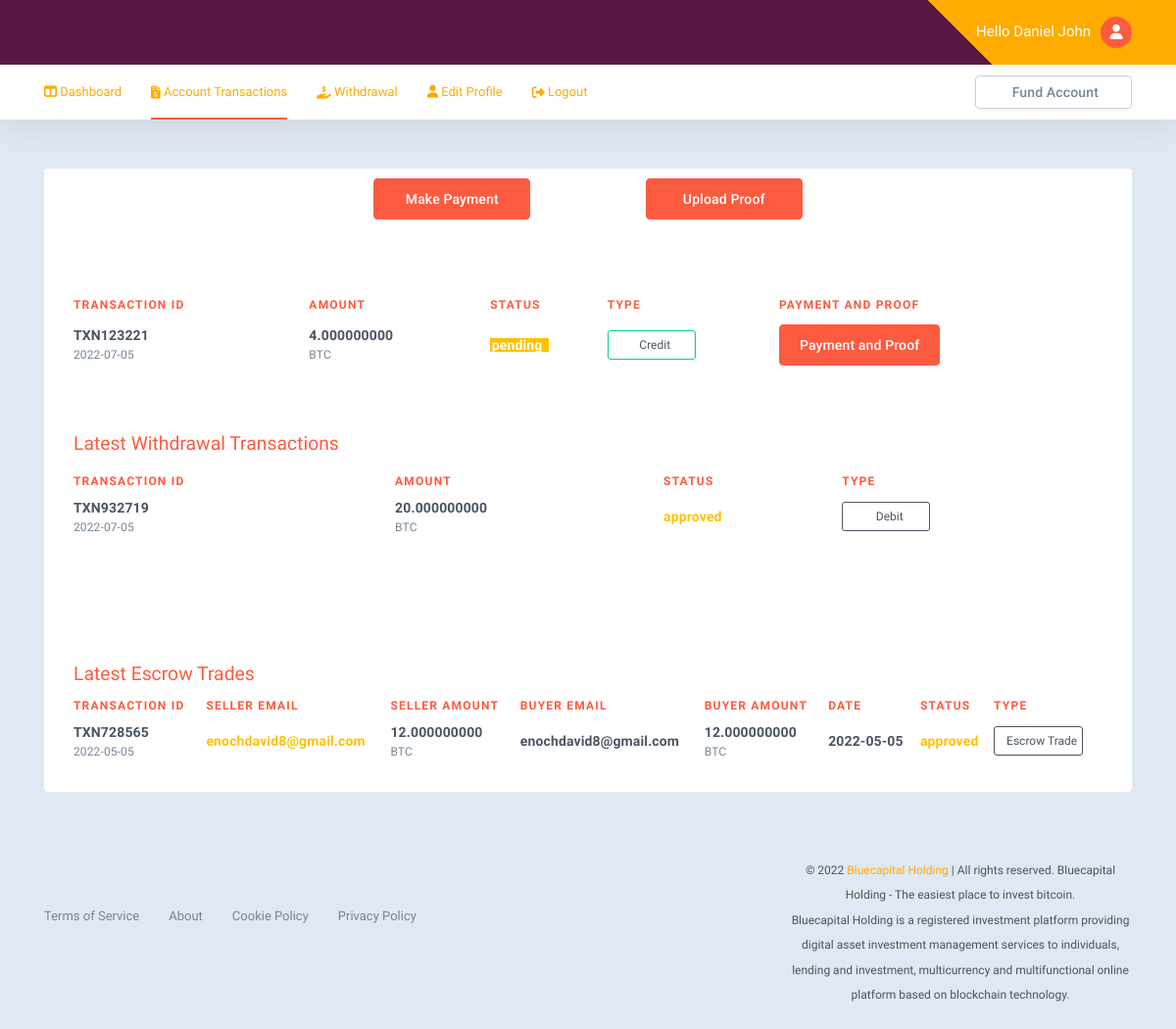
Page /user/user-transactions.php (signed in) on the committed database.
### tables this page shows
CREATE TABLE `users` (
  `id_no` int(11) NOT NULL,
  `firstname` varchar(255) DEFAULT NULL,
  `lastname` varchar(255) DEFAULT NULL,
  `user_email` varchar(255) NOT NULL,
  `user_pass` varchar(255) NOT NULL,
  `address` varchar(255) DEFAULT NULL,
  `city` varchar(255) DEFAULT NULL,
  `country` varchar(255) DEFAULT NULL,
  `phone` varchar(55) DEFAULT NULL,
  `photo` varchar(255) DEFAULT NULL,
  `affid` int(255) DEFAULT NULL,
  `reg_date` date NOT NULL DEFAULT current_timestamp()
);

CREATE TABLE `fund` (
  `id_no` int(11) NOT NULL,
  `user_email` varchar(255) NOT NULL,
  `ftxn` varchar(512) DEFAULT NULL,
  `currency` varchar(255) DEFAULT NULL,
  `amount` decimal(19,9) DEFAULT NULL,
  `fproof` varchar(255) DEFAULT NULL,
  `fcomment` varchar(1024) DEFAULT NULL,
  `status` varchar(255) NOT NULL DEFAULT 'pending',
  `request_date` date DEFAULT current_timestamp()
);

CREATE TABLE `withdraw` (
  `id_no` int(11) NOT NULL,
  `user_email` varchar(255) NOT NULL,
  `wtxn` varchar(512) DEFAULT NULL,
  `wcurrency` varchar(255) DEFAULT NULL,
  `wamount` decimal(19,9) DEFAULT NULL,
  `wallet_address` varchar(512) DEFAULT NULL,
  `wstatus` varchar(255) NOT NULL DEFAULT 'pending',
  `withdraw_request_date` date DEFAULT current_timestamp()
);

CREATE TABLE `transact` (
  `id_no` int(11) NOT NULL,
  `user_email` varchar(255) DEFAULT NULL,
  `txn` varchar(25) DEFAULT NULL,
  `seller_email` varchar(255) DEFAULT NULL,
  `buyer_email` varchar(255) DEFAULT NULL,
  `first_cur` varchar(512) DEFAULT NULL,
  `second_cur` varchar(512) DEFAULT NULL,
  `seller_amount` decimal(18,9) DEFAULT NULL,
  `buyer_amount` decimal(18,9) DEFAULT NULL,
  `role` varchar(512) DEFAULT NULL,
  `status` varchar(255) NOT NULL DEFAULT 'pending',
  `transact_date` date NOT NULL DEFAULT current_timestamp()
);

### user/user-transactions.php (the view, shortened to what the rows shown need)
<?php
include('function.php');
?>
<?php include('header.php'); ?>
<body class="page-user">
<?php include('nav.php'); ?>
<div>
  <div class="page-content">
      <div class="container">
            <div class="card content-area">
<div class="card-innr table-responsive">
                    <?php if(isset($request_date)&&isset($amount)&&isset($currency)&&isset($status)){?>
                              <table class="data-table table table-hover dt-init user-tnx">
                        <thead>
                            <tr class="data-item data-head">
                                <th class="data-col dt-tnxno">Transaction ID</th>
                                <th class="data-col dt-amount">Amount</th>
                                <th class="data-col dt-account">Status</th>
                                <th class="data-col dt-type">
                                    <div class="dt-type-text">Type</div>
                                </th>
                               <th class="data-col data-actions">
                                     <div class="dt-type-text">Payment and Proof</div>
                                </th>
                            </tr>
                        </thead>
                        <tbody>
                                                      <tr class="data-item">
                            <?php foreach($sql_fund_exec as $fund_info){extract($fund_info);?>
                    <td class="data-col dt-tnxno">
                        <div class="d-flex align-items-center">
                                <div class="fake-class">
                            <span class="lead tnx-id"><?php if(isset($ftxn) && $ftxn!==null){echo $ftxn;}else{echo"No Funding Transaction Yet";}?></span>
                                <span class="sub sub-date"><?php if(isset($request_date) && $request_date!==null){echo $request_date;}?></span>
                            </div>
                        </div>
                    </td>
                                <td class="data-col dt-token">
                                    <span class="lead token-amount"><?php if(isset($fund_info['amount']) && $fund_info['amount']!==null){echo $fund_info['amount'];}?></span>
                                    <span class="sub sub-symbol"><?php if(isset($fund_info['currency']) && $fund_info['currency']!==null){echo strtoupper($fund_info['currency']);}?></span>
                                </td>
                            <td class="data-col dt-tnxno">
 <span class="lead user-info text-white text-center bg-warning w-50"><?php if(isset($fund_info['status']) && $fund_info['status']!==null){echo $fund_info['status'];}?></span>                                        </td>
                    <td class="data-col dt-type">
        <?php if(isset($request_date)&&isset($fund_info['amount'])&&isset($fund_info['currency'])&&isset($fund_info['status'])){echo "<span class='dt-type-md badge badge-outline badge-success badge-md'>Credit</span>";}?>
        <span class="dt-type-sm badge badge-sq badge-outline badge-success badge-md ">C</span></td>
         <td class="data-col dt-tnxno"> <span class="btnTarget"><a href="" data-toggle="modal" data-target="#view-address" class="dt-type-md"><?php if(isset($request_date)&&isset($amount)&&isset($currency)&&isset($status)){echo "<span class='btn btn-primary btn-md'>Payment and Proof</span>";}?></a></span></td>
                            </tr>
                        <?php } ?>
                                                    </tbody>
                    </table>
                <?php } ?>
            </div>
              <div class="card-innr table-responsive">
                    <?php if(isset($withdraw_request_date)&&isset($wamount)&&isset($wcurrency)&&isset($wstatus)){?>
  <table class="data-table table table-hover dt-init user-tnx hideTb">
                        <thead>
                            <tr class="data-item data-head">
                                <th class="data-col dt-tnxno">Transaction ID</th>
                                <th class="data-col dt-amount">Amount</th>
                                <th class="data-col dt-account">Status</th>
                                <th class="data-col dt-type">
                                    <div class="dt-type-text">Type</div>
                                </th>
                                <th class="data-col data-actions">
                                </th>
                            </tr>
                        </thead>
                        <tbody>
                                        <tr class="data-item">
            <?php foreach($sql_withdraw_exec as $withdraw_info){extract($withdraw_info);?>
                <td class="data-col dt-tnxno">
                    <div class="d-flex align-items-center">
                                                                <div class="fake-class">
                        <span class="lead tnx-id"><?php if(isset($wtxn) && $wtxn!==null){echo $wtxn;} else{echo"No withdraw Transaction Yet";}?></span>
                            <span class="sub sub-date"><?php if(isset($withdraw_request_date) && $withdraw_request_date!==null){echo $withdraw_request_date;}?></span>
                        </div>
                    </div>
                </td>
                <td class="data-col dt-token">
                    <span class="lead token-amount"><?php if(isset($wamount) && $wamount!==null){echo $wamount;}?></span>
                    <span class="sub sub-symbol"><?php if(isset($wcurrency) && $wcurrency!==null){echo strtoupper($wcurrency);}?></span>
                </td>
                <td class="data-col dt-account">
<span class="lead user-info text-warning"><?php if(isset($wstatus) && $wstatus!==null){echo $wstatus;}?></span>
                                                    </td>
                <td class="data-col dt-type">
<?php if(isset($withdraw_request_date)&&isset($wamount)&&isset($wcurrency)&&isset($wstatus)){echo "<span class='dt-type-md badge badge-outline badge-error badge-md'>Debit</span>";}?>
                            </tr>
                        <?php } ?>
                                                    </tbody>
                    </table>
                <?php } ?>
                </div>
              <div class="card-innr table-responsive">
    <?php if(isset($transaction_info['id_no'])&&isset($transaction_info['user_email'])&&isset($transaction_info['txn'])&&isset($transaction_info['transact_date'])){?>
  <table class="data-table table table-hover dt-init user-tnx">
                        <thead>
                            <tr class="data-item data-head">
                                <th class="data-col dt-tnxno">Transaction ID</th>
                                <th class="data-col dt-amount">Seller Email</th>
                                <th class="data-col dt-amount">Seller Amount</th>
                                 <th class="data-col dt-amount">Buyer Email</th>
                                <th class="data-col dt-amount">Buyer Amount</th>
                               <th class="data-col dt-amount">Date</th>
                                <th class="data-col dt-account">Status</th>
                                <th class="data-col dt-type">
                                    <div class="dt-type-text">Type</div>
                                </th>
                                <th class="data-col data-actions">
                                </th>
                            </tr>
                        </thead>
                        <tbody>
                                        <tr class="data-item">
        <?php foreach($sql_transact_exec as $transaction_info){extract($transaction_info);?>
                <td class="data-col dt-tnxno">
                    <div class="d-flex align-items-center">
                                                                <div class="fake-class">
                        <span class="lead tnx-id"><?php if(isset($transaction_info['txn']) && $transaction_info['txn']!==null){echo $transaction_info['txn'];} else{echo"No Trade Transactions Yet";}?></span>
                            <span class="sub sub-date"><?php if(isset($transaction_info['transact_date']) && $transaction_info['transact_date']!==null){echo $transaction_info['transact_date'];}?></span>
                        </div>
                    </div>
                </td>
                  <td class="data-col dt-account">
<span class="lead user-info text-warning"><?php if(isset($transaction_info['seller_email']) && $transaction_info['seller_email']!==null){echo $transaction_info['seller_email'];}?></span>
                                                    </td>
                <td class="data-col dt-token">
                    <span class="lead token-amount"><?php if(isset($transaction_info['seller_amount']) && $transaction_info['seller_amount']!==null){echo $transaction_info['seller_amount'];}?></span>
                    <span class="sub sub-symbol"><?php if(isset($transaction_info['first_cur']) && $transaction_info['first_cur']!==null){echo strtoupper($transaction_info['first_cur']);}?></span>
                </td>
                  <td class="data-col dt-account">
<span class="lead user-info"><?php if(isset($transaction_info['buyer_email']) && $transaction_info['buyer_email']!==null){echo $transaction_info['buyer_email'];}?></span>
                                                    </td>
        <td class="data-col dt-account">
            <span class="lead user-info"><?php if(isset($transaction_info['buyer_amount']) && isset($transaction_info['buyer_amount'])){echo $transaction_info['buyer_amount'];}?></span>
            <span class="sub sub-symbol"><?php if(isset($transaction_info['second_cur']) && $transaction_info['second_cur']!==null){echo strtoupper($transaction_info['second_cur']);}?></span>
        </td>
         <td class="data-col dt-account">
<span class="lead user-info"><?php if(isset($transaction_info['transact_date']) && $transaction_info['transact_date']!==null){echo $transaction_info['transact_date'];}?></span>
                                                    </td>
                <td class="data-col dt-account">
<span class="lead user-info text-warning"><?php if(isset($transaction_info['status']) && $transaction_info['status']!==null){echo $transaction_info['status'];}?></span>
                                                    </td>
                <td class="data-col dt-type">
<?php if(isset($transaction_info['id_no'])&&isset($transaction_info['user_email'])&&isset($transaction_info['txn'])&&isset($transaction_info['transact_date'])){echo "<span class='dt-type-md badge badge-outline badge-error badge-md'>Escrow Trade</span>";}?>
                       </td>
                            </tr>
                        <?php } ?>
                                                    </tbody>
                    </table>
                <?php } ?>
                </div>
  </div>
</div>
</body>
</html>

### user/nav.php (shortened to what the rows shown need)
<div class="topbar-wrap">
      <div class="topbar is-sticky">
          <div class="container">
              <div class="d-flex justify-content-between align-items-center">
                  <ul class="topbar-nav">
                      <li class="topbar-nav-item relative"><span class="user-welcome d-none d-lg-inline-block">Hello&nbsp;<?php if(isset($firstname) && isset($lastname)){echo $firstname."&nbsp;".$lastname;}?></span><a class="toggle-tigger user-thumb" href="#"><img src="<?php if(isset($profile_photo) && $profile_photo!==null){echo $profile_photo;}?>"><i class="fa fa-user"></i></a>
                      </li>
                  </ul>
              </div>
          </div>
      </div>
  </div>

### rows in the picture
users: firstname "Daniel", lastname "John"
fund: ftxn "TXN123221", request_date "2022-07-05", amount "4.000000000", currency "BTC", status "pending", shows "Credit"
withdraw: wtxn "TXN932719", withdraw_request_date "2022-07-05", wamount "20.000000000", wcurrency "BTC", wstatus "approved"
transact: txn "TXN728565", transact_date "2022-05-05", seller_email "enochdavid8@gmail.com", seller_amount "12.000000000", first_cur "BTC", buyer_email "enochdavid8@gmail.com", buyer_amount "12.000000000", second_cur "BTC", status "approved", user_email "Escrow Trade"
